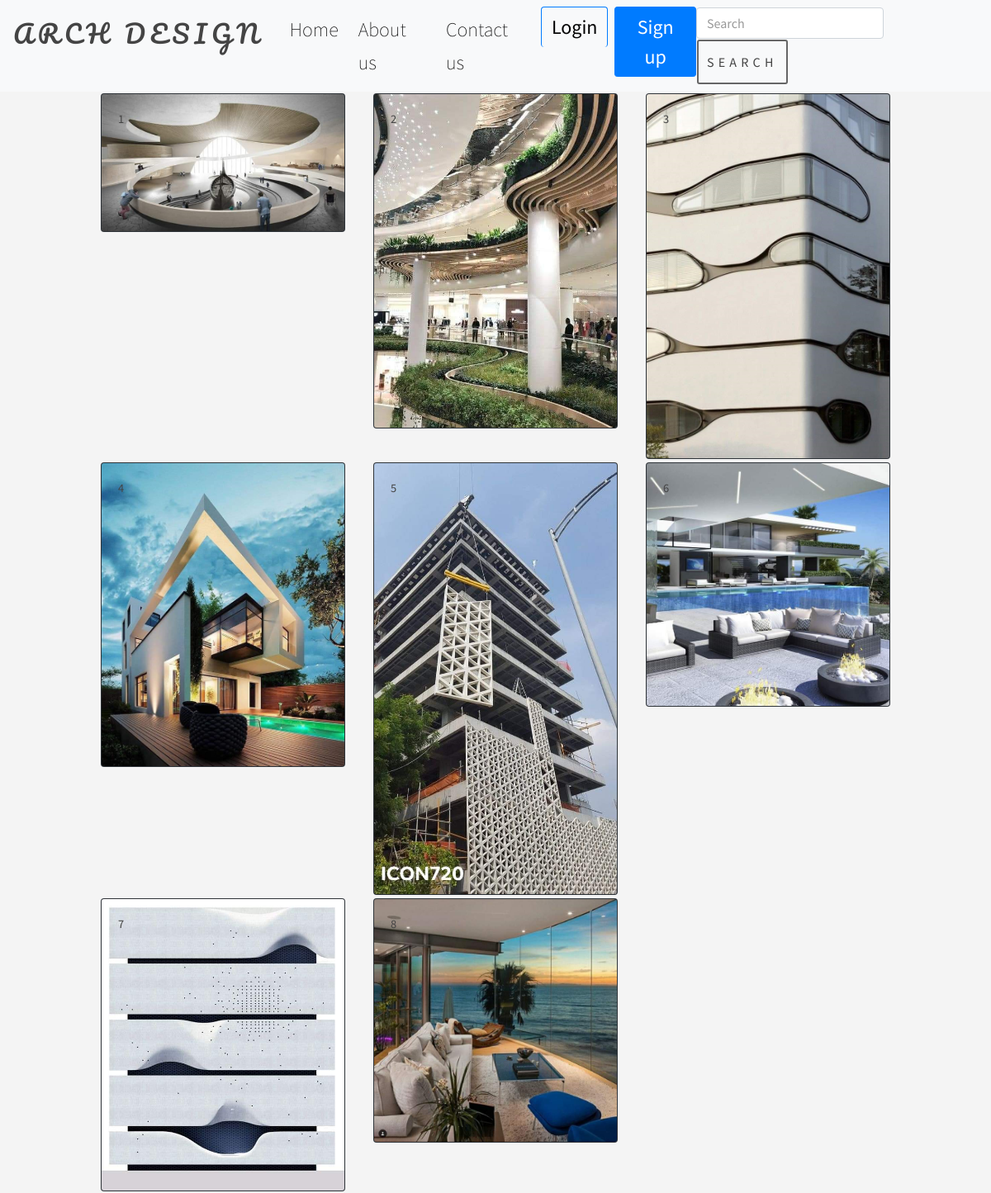
The app's page /pic2/ with its own data.
### app/models.py (models this page shows, shortened)
class Picture2(models.Model):
    name = models.CharField(max_length=100)
    file = models.FileField()

### app/views.py (the view)
# urls.py: path('pic2/', views.PicView2.as_view(), name='pic2'),
class PicView2(View):
	def get(self, request):
		pics = Picture2.objects.all()
		return render(request, 'app/pic2.html', {'pics':pics})

### app/templates/app/pic2.html (shortened to what this page needs)
{% extends 'app/base.html' %}
{% load bootstrap4 %}
{% load static %}
{% load crispy_forms_tags %}
{% block content %}
<div style="margin:0 120px">
<div class="row">
	{% for x in pics %}
	<div class="col-lg-4 col-md-6 col-sm-12">
		<div class="card bg-dark text-white" style="margin:2px ;">
			  <img class="card-img" src="{{ x.file.url }}" alt="Card image">
			<div class="card-img-overlay">
				<h5 class="card-title">{{x.name}}</h5>
			</div>
		</div>
	</div>
	{% endfor %}
</div>
</div>
{% endblock %}

### app/static/css/main.css (style rules this page uses)
html, body, div, span, applet, object, iframe, h1, h2, h3, h4, h5, h6, p, blockquote, pre, a, abbr, acronym, address, big, cite, code, del, dfn, em, img, ins, kbd, q, s, samp, small, strike, strong, sub, sup, tt, var, b, u, i, center, dl, dt, dd, ol, ul, li, fieldset, form, label, legend, table, caption, tbody, tfoot, thead, tr, th, td, article, aside, canvas, details, embed, figure, figcaption, footer, header, hgroup, menu, nav, output, ruby, section, summary, time, mark, audio, video { margin: 0; padding: 0; border: 0; font-size: 100%; font: inherit; vertical-align: baseline; }
body { line-height: 1; }
body { -webkit-text-size-adjust: none; }
*, *:before, *:after { -moz-box-sizing: border-box; -webkit-box-sizing: border-box; box-sizing: border-box; }
body { -ms-overflow-style: scrollbar; }
body { background: #f4f4f4; }
body { background-color: #f4f4f4; color: #666666; }
body, input, select, textarea { font-family: "Source Sans Pro", Helvetica, sans-serif; font-size: 17pt; font-weight: 200; line-height: 1.65; }
@media screen and (max-width: 1680px) { body, input, select, textarea { font-size: 13pt; } }
@media screen and (max-width: 1280px) { body, input, select, textarea { font-size: 12pt; } }
h1, h2, h3, h4, h5, h6 { font-weight: 400; line-height: 1.5; margin: 0 0 1em 0; text-transform: uppercase; letter-spacing: 0.375rem; }
h5 { font-size: 0.9em; }
h1, h2, h3, h4, h5, h6 { color: #444444; }

### records on screen
Picture2: file (picture), name "1"
Picture2: file (picture), name "2"
Picture2: file (picture), name "3"
Picture2: file (picture), name "4"
Picture2: file (picture), name "5"
Picture2: file (picture), name "6"
Picture2: file (picture), name "7"
Picture2: file (picture), name "8"
